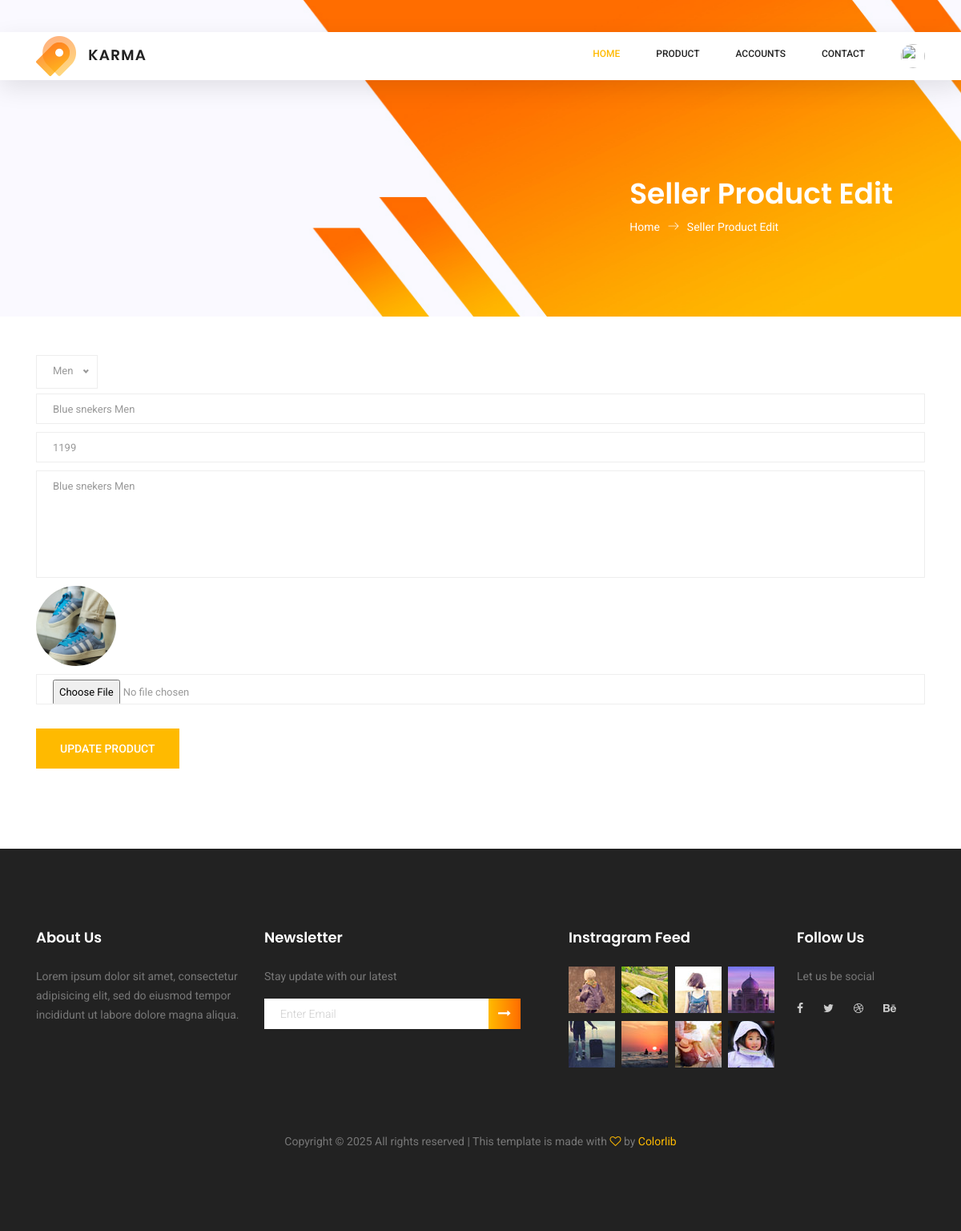
/seller-product-edit/14/, run on the app's committed database.
### myapp/models.py (models this page shows, shortened)
class Product(models.Model):
    category = (
        ("Men","Men"),
        ("Women","Women"),
        ("Kids","Kids"),
    )
    seller=models.ForeignKey(User, on_delete=models.CASCADE)
    product_category=models.CharField(max_length=100, choices=category)
    product_name=models.CharField(max_length=100)
    product_price=models.PositiveIntegerField()
    product_desc=models.TextField()
    product_image=models.ImageField(upload_to="product_images/")

### myapp/views.py (the view)
# urls.py: path('seller-product-edit/<int:pk>/',views.seller_product_edit,name='seller-product-edit'),
def seller_product_edit(request,pk):
    product=Product.objects.get(pk=pk)
    if request.method=="POST":
        product.product_category=request.POST['product_category']
        product.product_name=request.POST['product_name']
        product.product_price=request.POST['product_price']
        product.product_desc=request.POST['product_desc']
        try:
            product.product_image=request.FILES['product_image']
        except:
            pass
        product.save()
        return redirect('view-product')
    else:
        return render(request, 'seller-product-edit.html',{'product':product})

### myapp/templates/seller-product-edit.html (shortened to what this page needs)
{% extends 'seller-header.html' %}
{% load static %}
{% block content %}
<!DOCTYPE html>
<html lang="zxx" class="no-js">
<head>
</head>
<body>
    <section class="banner-area organic-breadcrumb">
        <div class="container">
            <div class="breadcrumb-banner d-flex flex-wrap align-items-center justify-content-end">
                <div class="col-first">
                    <h1>Seller Product Edit</h1>
                    <nav class="d-flex align-items-center">
                        <a href="#">Home<span class="lnr lnr-arrow-right"></span></a>
                        <a href="#">Seller Product Edit</a>
                    </nav>
                </div>
            </div>
        </div>
    </section>
    <section class="contact_area section_gap_bottom">
        <div class="container">
            <div class="row">
                <div class="col-lg-12 mt-5">
                    <form class="row contact_form" action="{% url 'seller-product-edit' pk=product.pk %}" method="post"
                        id="contactForm" enctype="multipart/form-data">
                        <div class="col-md-12">
                            <div class="form-group">
                                <input type="text" class="form-control" id="name" name="product_name"
                                    value="{{product.product_name}}">
                            </div>
                            <div class="form-group">
                                <input type="text" class="form-control" id="name" name="product_price"
                                    value="{{product.product_price}}">
                            </div>
                        </div>
                        <div class="col-md-12">
                            <div class="form-group">
                                <textarea class="form-control" name="product_desc" id="message"
                                    rows="1">{{product.product_desc}}</textarea>
                            </div>
                        </div>
                        <div class="col-md-12">
                            <div class="form-group">
                                <img src="{{product.product_image.url}}"
                                    style="width: 100px; height: 100px; border-radius: 50%;" alt="">
                            </div>
                        </div>
                        <div class="col-md-12">
                            <div class="form-group">
                                <input type="file" class="form-control" id="name" name="product_image">
                            </div>
                        </div>
                        <div class="col-md-12 text-left">
                            <button type="submit" value="submit" class="primary-btn">Update Product</button>
                        </div>
                    </form>
                </div>
            </div>
        </div>
    </section>
</body>
</html>
{% endblock %}

### data on the page
Product: product_name "Blue snekers Men", product_price "1199", product_desc "Blue snekers Men", product_image (picture)
